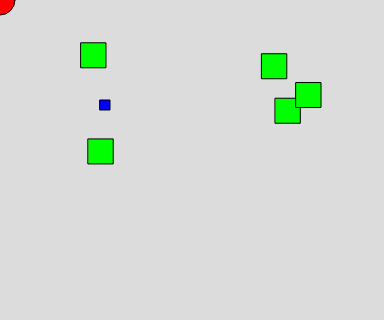
Frame 1 (no input)
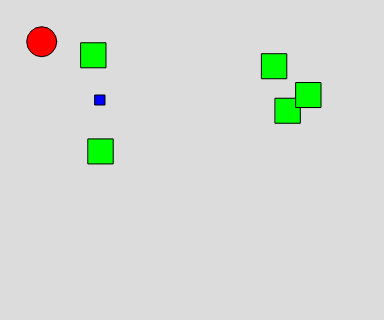
Frame 60 (no input)
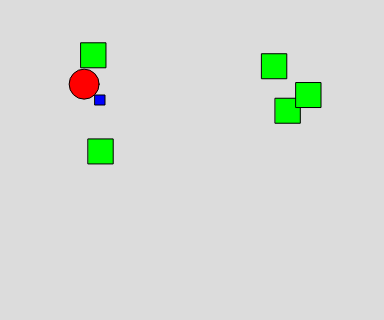
Frame 120 (the mouse pressed at the canvas centre since frame 60)

The p5.js sketch that drew these frames (run headless with seeded random() and noise() and a simulated clock; from frame 60 on, the mouse is pressed at the canvas centre):

// p5.js sketch
// ── sketch.js
//https://editor.p5js.org/andrea270872/sketches/zh5SG0bVH
//helped with chase code

let player = [];
let bushes = [];
let demon;
let isHiding = false;

function setup() {
  createCanvas(384, 320);

  //spawns players
  let p = new PlayerB(100, 100, 10, 10, 2);
  player.push(p);

  demon = new Demon();

  //spawns bushes
  for (let i = 0; i < 5; i++) {
    let b = new Bush();
    bushes.push(b);
  }
}

function draw() {
  background(220);

  //displays player
  player[0].display();
  player[0].death(demon);

  //displays the demon
  demon.display();
  demon.move(player[0]);

  isHiding = false; //assign false if not hiding

  //displays the bushes and checks if the player is hiding behind a bush
  for (let i = 0; i < bushes.length; i++) {
    if (player[0].hide(bushes[i])) {
      isHiding = true;
    }

    bushes[i].display();
  }

  //controls the player
  if (keyIsDown(LEFT_ARROW)) {
    player[0].move("left");
  }
  if (keyIsDown(RIGHT_ARROW)) {
    player[0].move("right");
  }
  if (keyIsDown(UP_ARROW)) {
    player[0].move("up");
  }
  if (keyIsDown(DOWN_ARROW)) {
    player[0].move("down");
  }
}

//player class
class PlayerB {
  constructor(tempX, tempY, tempW, tempH, tempS) {
    this.x = tempX;
    this.y = tempY;
    this.width = tempW;
    this.height = tempH;
    this.speed = tempS;
    this.color = 255;
  }

  //display function
  display() {
    fill(0, 0, this.color);
    rect(this.x, this.y, this.width, this.height);
  }

  //hide function
  hide(object) {
    let d = dist(this.x, this.y, object.x, object.y);

    if (d < object.s / 2) {
      return true;
    } else {
      return false;
    }
  }

  death(object) {
    let d = dist(this.x, this.y, object.x, object.y);

    // console.log(isHiding);

    if (d < object.s / 2 && isHiding == false) {
      console.log("dead");
    } else {
    }
  }

  move(direction) {
    switch (direction) {
      case "up":
        this.y -= this.speed;
        break;
      case "down":
        this.y += this.speed;
        break;
      case "left":
        this.x -= this.speed;
        break;
      case "right":
        this.x += this.speed;
        break;
    }
  }
}

class Bush {
  constructor() {
    this.x = random(width);
    this.y = random(height);
    this.s = 25;
  }

  display() {
    fill(0, 255, 0);
    rectMode(CENTER);
    rect(this.x, this.y, this.s);
  }
}

class Demon {
  constructor() {
    this.x = 0;
    this.y = 0;
    this.s = 30;
    this.randomAngle = null; // Store the random angle for movement
  }

  display() {
    fill(255, 0, 0);
    ellipse(this.x, this.y, this.s);
  }

  move(object) {
    let d = dist(this.x, this.y, object.x, object.y);

    if (isHiding == false) {
      this.randomAngle = null; // Reset the random direction
      if (d < this.s / 2) {
        console.log("caught up");
      } else {
        let vx = (object.x - this.x) / d;
        let vy = (object.y - this.y) / d;
        this.x = this.x + min(2.5, vx);
        this.y = this.y + min(2.5, vy);
      }
    } else {
      // If the player is hiding, move in a single random direction
      if (this.randomAngle === null) {
        // Choose a random direction once
        this.randomAngle = random(TWO_PI); // Random angle between 0 and 2π
      }

      // Move in the chosen random direction
      let speed = 1; // Adjust speed as needed
      this.x += cos(this.randomAngle) * speed;
      this.y += sin(this.randomAngle) * speed;

      // If the demon goes off-screen, it stays off-screen
      if (
        this.x < -50 ||
        this.x > width + 50 ||
        this.y < -50 ||
        this.y > height + 50
      ) {
        console.log("demon moved off-screen");
      }
    }
  }
}
